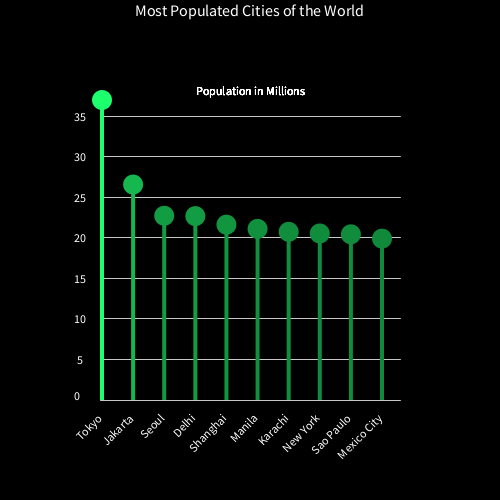
Frame 1 (no input)
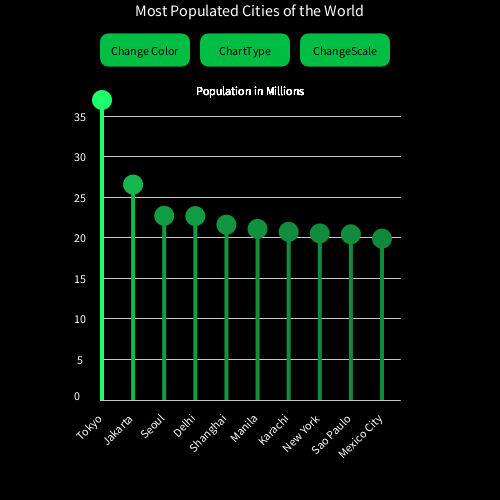
Frame 60 (the mouse pressed at the canvas centre just before this capture)
Frame 120 (the mouse held since frame 60 and released just before this capture): identical to frame 60, image omitted

The Processing sketch that drew these frames (run headless with seeded random() and noise(); from frame 60 on, the mouse is pressed at the canvas centre):

// Processing sketch: processing_165278
// ── processing_165278.pde

int[] population = {37239000, 26746000, 22868000,
                    22826000, 21766000, 21241000,
                    20877000,20673000, 20568000,
                    20032000};

String[] name = {"Tokyo", "Jakarta", "Seoul",
                 "Delhi", "Shanghai", "Manila",
                 "Karachi", "New York", "Sao Paulo",
                 "Mexico City"};

float Margin = 100;

//Boolean variables for buttons
boolean changeColor, chartType, changeScale, isHovering1, isHovering2, isHovering3;

//Hue for buttons and bars, brightness for buttons
int hue1 = 40;
int hue2 = 100; 
int btnBrightness1, btnBrightness2, btnBrightness3, btnHue;

void setup(){
  size(500, 500);
  colorMode(HSB);
}

void draw(){
  background(0);

  drawScale();  
  drawChart();
  drawButtons();
  
  //Chart Title
  fill(255, 0, 255);
  textSize(16);
  text("Most Populated Cities of the World", width/2, 10);
}

void drawButtons(){
  
  //Creating buttons
  noStroke();
  fill(btnHue, 255, btnBrightness1);
  rect(Margin, Margin/3, Margin-10, Margin/3, 10);
  fill(btnHue, 255, btnBrightness2);
  rect(Margin*2, Margin/3, Margin-10, Margin/3, 10);
  //need to fix button coordinates, and create the function to change scales, 
  fill(btnHue, 255, btnBrightness3);
  rect(Margin*3, Margin/3, Margin-10, Margin/3, 10);
  fill(0);
  textSize(12);
  textAlign(CENTER, CENTER);
  text("Change Color", Margin, Margin/3, Margin-10, Margin/3);
  text("ChartType", Margin*2, Margin/3, Margin-10, Margin/3);
  text("ChangeScale", Margin*3, Margin/3, Margin-10, Margin/3);
  
  // Changing style based on interaction
    if(isHovering1 == true){
      btnBrightness1 = 240;  
      }else{
      btnBrightness1 = 190;  
      }  
       if(isHovering2 == true){
       btnBrightness2 = 240;  
    }else{
       btnBrightness2 = 190;  
    }  
     if(isHovering3 == true){
       btnBrightness3 = 240;  
    }else{
       btnBrightness3 = 190;  
    }  
    
    //Changing the color of the Buttons to match color of chart
 if(changeColor == true){
    btnHue = hue1;
    }else{
    btnHue = hue2;
    }
}

void drawScale(){
  // creating common parameters for both scale options
 float x1, y1, x2; 
 x1 = Margin;
 x2 = width - Margin;
 stroke(200);
 textSize(12);
 textAlign(RIGHT);
 fill(255);
 
// interaction to change scale
 if(changeScale == true){
   for(int i = 0; i < max(population); i += 5000000){
 //   float x1, y1, x2, y2; 
    y1 = map(i,
             0, max(population),
             height - Margin, Margin);               
    line(x1, y1, x2, y1);
    text(i, x1 - 10, y1);
   }}else{
   for(int i = 0; i < max(population)/1000000; i += 5){
  //  float x1, y1, x2, y2; 
    y1 = map(i,
             0, max(population)/1000000,
             height - Margin, Margin);               
    line(x1, y1, x2, y1);
    text(i, x1 - 20, y1);  
    textAlign(CENTER, CENTER);
    text("Population in Millions", width/2, Margin -10);
   }
   }
}
  

void drawChart(){
  // Drawing the chart
  for(int i = 0; i < population.length; i++){
    float stemX, stemY, stemWidth, stemHeight, lolliTop;
    lolliTop = 20;
    stemWidth = 4;
    stemHeight = map(population[i],
                    0, max(population),
                    0, height - 2 * Margin);
    stemX = map(i,
               0, population.length - 1,
               0 + Margin, width - lolliTop - Margin);
    stemY = height - Margin;
    noStroke();
    float brightness = map(population[i],
                           0, max(population),
                           0, 255);
                           
//user interaction option to change the color by clicking on button
if(changeColor == true){
    fill(hue1, 225, brightness);
    }else{
    fill(hue2, 225, brightness);
  }
  
  //user interaction option to change whether bars or lollipops are displayed
 if(chartType == true){  
     stemWidth = 20;
    rect(stemX, stemY, stemWidth, -stemHeight);
 }else{
    rect(stemX, stemY, stemWidth, -stemHeight);
    ellipseMode(CENTER);
    ellipse(stemX + stemWidth/2, height - stemHeight - Margin, lolliTop, lolliTop);
 }
 
//labeling the X axis    
    pushMatrix();
      translate(stemX + stemWidth/2, height - Margin + lolliTop);
      rotate(radians(-45));
      textAlign(RIGHT);
      fill(255);
      text(name[i], 0, 0);
      popMatrix();   
  }
}

void mouseMoved(){
  // Makes each button brighter while mouse hovers over it
 //   rect(Margin, Margin/3, Margin-10, Margin/3, 10); 
  if(mouseX >= Margin && mouseX <= Margin * 2 -10 &&
  mouseY >= Margin/3 && mouseY <= Margin/3 * 2){
    isHovering1 = true;
  }else{
    isHovering1 = false;
    }
    
 //  rect(Margin * 2, Margin/3, Margin-10, Margin/3, 10);   
      if(mouseX >= Margin * 2 && mouseX <= Margin * 3 -10 &&
  mouseY >= Margin/3 && mouseY <= Margin / 3 * 2){
      isHovering2 = true;
  }else{
    isHovering2 = false;
    }
 // rect(Margin*3, Margin/3, Margin-10, Margin/3, 10);
      if(mouseX >= Margin * 3 && mouseX <= (Margin * 4) -10 && 
      mouseY >= Margin / 3 && mouseY <= Margin / 3 * 2){
      isHovering3 = true;
  }else{
    isHovering3 = false;
    }
  }


void mouseReleased(){
  //initiates change in color, chart type or scale based on user interaction
  if(isHovering1){
    if(!changeColor){
     changeColor = true;
  }else{
    changeColor = false;
  }
  }
 if(isHovering2){
    if(!chartType){
      chartType = true;
    }else{
      chartType = false;
    }}
 if(isHovering3){
    if(!changeScale){
      changeScale = true;
    }else{
      changeScale = false;
    }}
}
